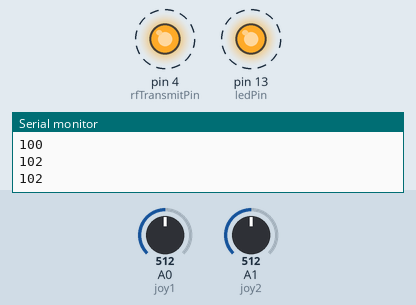
The sketch below on a simulated Arduino Uno, built with avr-gcc and run on an emulated ATmega328P. On the bench: output pins drawn as LEDs (lit = HIGH), the last lines printed to the serial monitor. Dashed ring = blinking. The test bench sets the inputs (shaded band); at power-on: A0 (joy1) = 512, A1 (joy2) = 512.

Above: at 1.28 s.
1.3 s: A0 (joy1) set to 122
At 1.5 s:
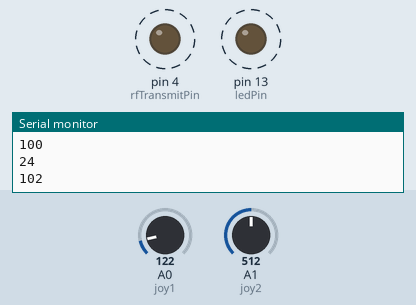
4.3 s: A1 (joy2) set to 0
At 5.5 s:
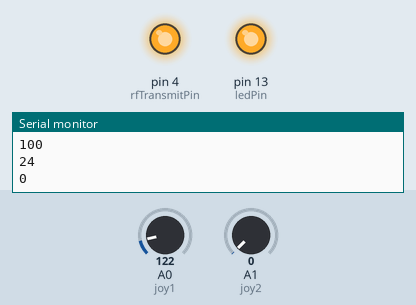
5.8 s: A1 (joy2) set to 716
At 8.66 s:
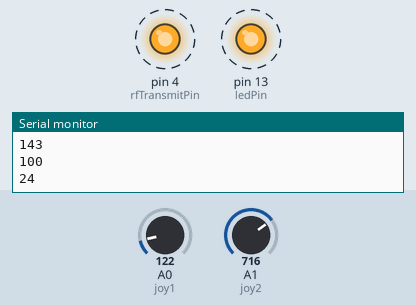
8.8 s: A0 (joy1) set to 306
Timing chart, 0 to 12.8 s (numbered marks = the images above; inputs shaded):
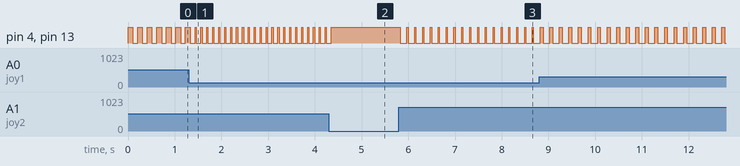

Measured:
- after the input at 1.3 s, pin 4 (rfTransmitPin), pin 13 (ledPin): alternates HIGH for 0.02 s and LOW for 0.10 s, starting after 0.16 s
- after the input at 4.3 s, pin 4 (rfTransmitPin), pin 13 (ledPin): goes on until 4.3 s, then stays HIGH
- after the input at 5.8 s, pin 4 (rfTransmitPin), pin 13 (ledPin): alternates HIGH for 0.02 s and LOW for 0.14 s, starting at once
- by itself, pin 4 (rfTransmitPin), pin 13 (ledPin): alternates HIGH for 0.10 s and LOW for 0.10 s

The sketch:

tx433mhz.ino
```cpp
#define rfTransmitPin 4  //RF Transmitter pin = digital pin 4
 #define ledPin 13        //Onboard LED = digital pin 13
 #define joy1 A0
 #define joy2 A1

 void setup(){
   pinMode(rfTransmitPin, OUTPUT);
   pinMode(ledPin, OUTPUT);
   Serial.begin(9600);
 }

 void loop(){
//   for(int i=4000; i>5; i=i-(i/3)){
     int i = 100;
     int value1 = analogRead(joy1);
     int value2 = analogRead(joy2);
     Serial.println(value1/5);
     Serial.println(value2/5);

     digitalWrite(rfTransmitPin, HIGH);     //Transmit a HIGH signal
     digitalWrite(ledPin, HIGH);            //Turn the LED on
     delay(value1/5);                           //Wait for 1 second

     digitalWrite(rfTransmitPin,LOW);      //Transmit a LOW signal
     digitalWrite(ledPin, LOW);            //Turn the LED off
     delay(value2/5);                            //Variable delay
     Serial.println(i);
//   }
 }
```
